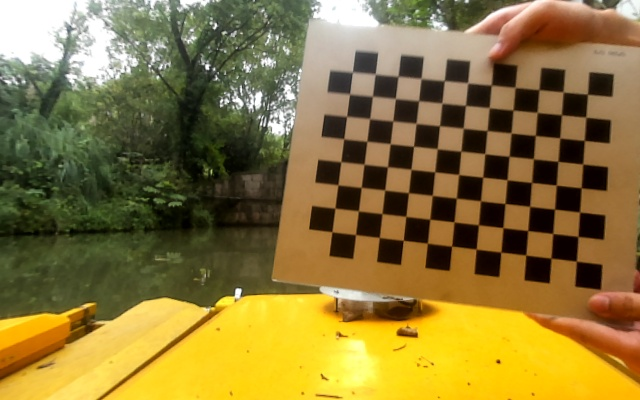
#> input picture image/1/20200929-153956limg.jpeg, 640 x 400 px, given in place of outVideo-10-20-16-25.mp4, which was not available
$ python optical_flow_v3_video.py
#> lines starting #> are read from the running program, lines starting #| are printed output that depends on the picture; pictures that were not available may be replaced by others from this repository, and a replacement may not be noted
import cv2
import numpy as np
def find_flows(imgs):
    """Finds the dense optical flows"""

    optflow_params = [0.5, 3, 15, 3, 5, 1.2, 0]
    prev = imgs[0]
    flows = []
    for img in imgs[1:]:
        flow = cv2.calcOpticalFlowFarneback(prev, img, None, *optflow_params)
        flows.append(flow)
        prev = img

    return flows

def label_flow(flow):
    """Binarizes the flows by direction and magnitude"""

    criteria = (cv2.TERM_CRITERIA_EPS + cv2.TERM_CRITERIA_MAX_ITER, 10, 1.0)
    flags = cv2.KMEANS_RANDOM_CENTERS
    h, w = flow.shape[:2]

    labeled_flow = []
    flow = flow.reshape(h*w, -1)
    comp, labels, centers = cv2.kmeans(flow, 2, None, criteria, 10, flags)
    n = np.sum(labels == 1)
    camera_motion_label = np.argmax([labels.size-n, n])
    labeled_flow = np.uint8(255*(labels.reshape(h, w) == camera_motion_label))
    return labeled_flow


def find_target_in_labeled_flow(labeled_flow):

    labeled_flow = cv2.bitwise_not(labeled_flow)
    bw = 10
    h, w = labeled_flow.shape[:2]
    border_cut = labeled_flow[bw:h-bw, bw:w-bw]
    conncomp, stats = cv2.connectedComponentsWithStats(border_cut, connectivity=8)[1:3]
    target_label = np.argmax(stats[1:, cv2.CC_STAT_AREA]) + 1
    img = np.zeros_like(labeled_flow)
    img[bw:h-bw, bw:w-bw] = 255*(conncomp == target_label)
    return img


cap = cv2.VideoCapture("outVideo-10-20-16-25.mp4")
# cap = cv2.VideoCapture("../data/slow.flv")
ret, frame1 = cap.read()
#> frame1 is the input picture: shape (400, 640, 3); mean B, G, R 58.9, 119.1, 139.5

prvs = cv2.cvtColor(frame1, cv2.COLOR_BGR2GRAY)
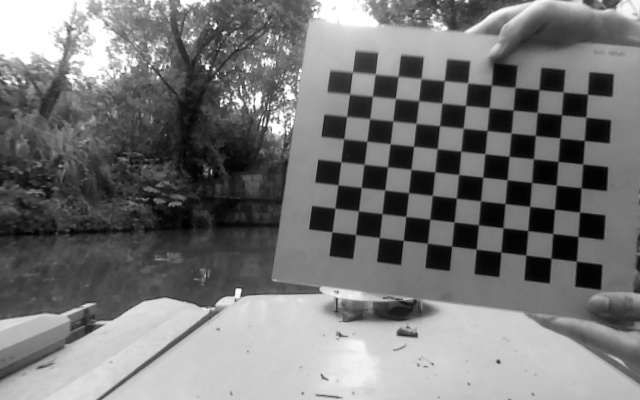
#> prvs: shape (400, 640); min 0, max 255, mean 118.3
hsv = np.zeros_like(frame1)
hsv[..., 1] = 255

while True:
    ret, frame2 = cap.read()
    next = cv2.cvtColor(frame2, cv2.COLOR_BGR2GRAY)
    flow = cv2.calcOpticalFlowFarneback(prvs, next, None, 0.5, 3, 15, 3, 5, 1.2, 0)
    # binarize the flows
    labeled_flow = label_flow(flow)
#> in label_flow, `flow = flow.reshape(h*w, -1)`: flow = 256000 pairs, first value -0.555 to 0.34, second value -0.088 to 0.186
#> in label_flow, `comp, labels, centers = cv2.kmeans(flow, 2, None, criteria, 10, flags)`: comp = 4.35; centers = [[-0.306, 0.0685], [-2.81e-05, 3.86e-05]]
#> in label_flow, `n = np.sum(labels == 1)`: n = 255987
#> in label_flow, `camera_motion_label = np.argmax([labels.size-n, n])`: camera_motion_label = 1
#> in label_flow, `labeled_flow = np.uint8(255*(labels.reshape(h, w) == camera_motion_lab..`:
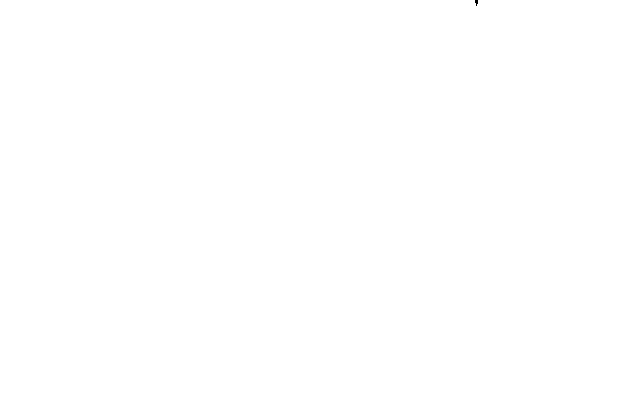
#> labeled_flow: shape (400, 640); 100% white; 1 black region (1 under 20 px)
    target_mask = find_target_in_labeled_flow(labeled_flow)
#> in find_target_in_labeled_flow, `labeled_flow = cv2.bitwise_not(labeled_flow)`: labeled_flow: shape (400, 640); 0.01% white; 1 white region (1 under 20 px)
#> in find_target_in_labeled_flow, `border_cut = labeled_flow[bw:h-bw, bw:w-bw]`: border_cut: shape (380, 620); every value is 0
#> in find_target_in_labeled_flow, `conncomp, stats = cv2.connectedComponentsWithStats(border_cut, connect..`: conncomp: shape (380, 620) int32; every value is 0
#> in find_target_in_labeled_flow, `conncomp, stats = cv2.connectedComponentsWithStats(border_cut, connect..`: stats = [[0, 0, 620, 380, 235600]]
#> (the run stopped early here; a loop or call above may not have finished)

$ run again, on image/1/20200929-153956rimg.jpeg
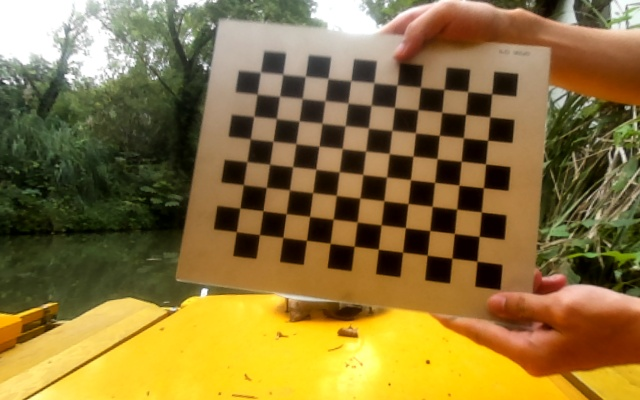
#> input picture image/1/20200929-153956rimg.jpeg, 640 x 400 px, given in place of outVideo-10-20-16-25.mp4, which was not available
#> frame1 is the input picture: shape (400, 640, 3); mean B, G, R 60, 117.3, 140.1
#> `prvs = cv2.cvtColor(frame1, cv2.COLOR_BGR2GRAY)`:
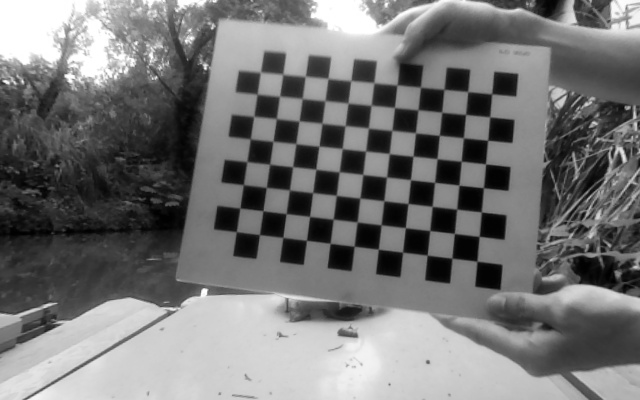
#> prvs: shape (400, 640); min 0, max 255, mean 117.6
#> flow = 256000 pairs, first value -0.382 to 0.363, second value -0.144 to 0.214
#> comp = 4; centers = [[-2.23e-05, -1.52e-05], [0.155, 0.0171]]
#> n = 63
#> camera_motion_label = 0
#> border_cut: shape (380, 620); every value is 0
#> conncomp: shape (380, 620) int32; every value is 0
#> stats = [[0, 0, 620, 380, 235600]]
